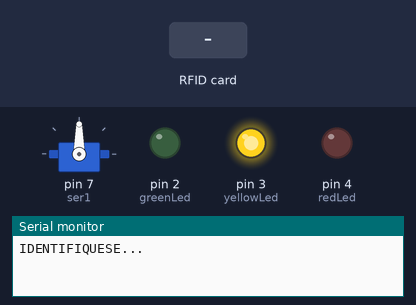
Bench run of a sketch on a simulated Arduino Uno, built with avr-gcc and run on an emulated ATmega328P. Shown: servo, output pins drawn as LEDs (lit = HIGH), the last lines printed to the serial monitor. The inputs (shaded band) are chosen by the test bench. Pins used as bus, display or sensor lines are not drawn.

Above: at 1.2 s.
1.3 s: RFID card 39 A6 CA 8E held to the reader
At 2.3 s:
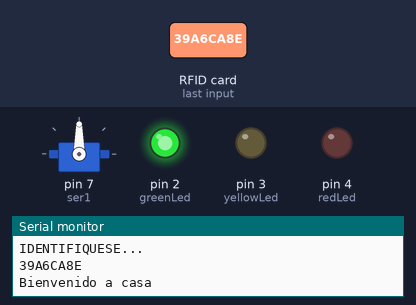
At 5.4 s:
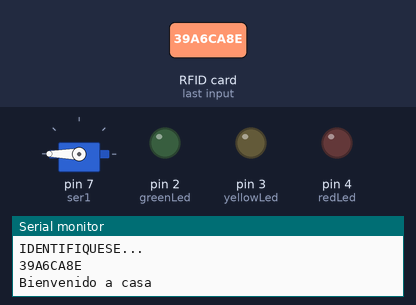
Timing chart, 0 to 11.4 s (numbered marks = the images above; inputs shaded):
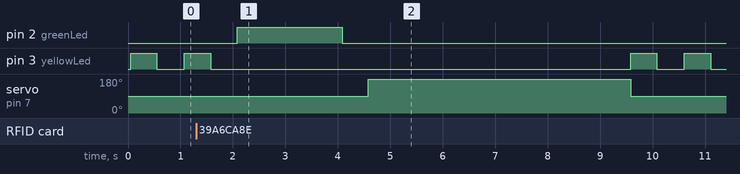

The sketch:

Nameless_Home.ino
```cpp
#include <Servo.h>
#include <SPI.h>
#include <MFRC522.h>
Servo ser1;

byte myCards[] = {0x39,0xA6,0xCA,0x8E};

int successRead;

byte dummy = 0x00;

byte readCard[4];

#define greenLed 2
#define redLed   4
#define yellowLed 3

#define SS_PIN 10
#define RST_PIN 9
MFRC522 mfrc522(SS_PIN, RST_PIN);


void setup() {
  ser1.attach(7);
  ser1.write(90);
  pinMode(greenLed,OUTPUT);
  pinMode(redLed,OUTPUT);
  pinMode(yellowLed,OUTPUT);
  Serial.begin(9600);
  SPI.begin();                                  //Iniciamos protocolo SPI
  mfrc522.PCD_Init();
  mfrc522.PCD_SetAntennaGain(mfrc522.RxGain_max);
   Serial.println("IDENTIFIQUESE...");
}

void loop() {

 Iniciar();
}
void Iniciar()
{
  do{

    digitalWrite(yellowLed,HIGH);
    delay(500);
    digitalWrite(yellowLed,LOW);
    delay(500);
    successRead = getID();
  }
  while (!successRead);

  if (readCard[0] == myCards[0] && readCard[1] == myCards[1]
  && readCard[2] == myCards[2] && readCard[3] == myCards[3])
  {

    Serial.println("Bienvenido a casa");
    Success();
    ser1.write(180);
    delay(5000);
    ser1.write(90);


   for(int i = 0; i<4; i++) dummy = readCard[i];   // removing previous stored value from the readCard variable

   successRead = 0;
  }else {

    Error();      //calling the error function
  }
}

int getID() {
  // Getting ready for Reading PICCs
  if ( ! mfrc522.PICC_IsNewCardPresent()) {
    return 0;
  }
  if ( ! mfrc522.PICC_ReadCardSerial()) {
    return 0;
  }

  Serial.println("");
  for (int i = 0; i < 4; i++) {  //
    readCard[i] = mfrc522.uid.uidByte[i];
    Serial.print(readCard[i], HEX);
  }

  Serial.println("");
  mfrc522.PICC_HaltA();
  return 1;
}

void Success(){
  digitalWrite(greenLed,HIGH);
  delay(2000);
  digitalWrite(greenLed,LOW);
  delay(500);
}

void Error(){
  Serial.println("USUARIO NO IDENTIFICADO");

    digitalWrite(redLed,HIGH);
    delay(2000);
    digitalWrite(redLed,LOW);
    delay(500);

}
```

Measured:
- after the input at 1.3 s, pin 2 (greenLed): LOW → HIGH after 0.78 s, → LOW 2.0 s later; servo on pin 7 (ser1): 90° → 180° after 3.3 s, → 90° 5.0 s later
